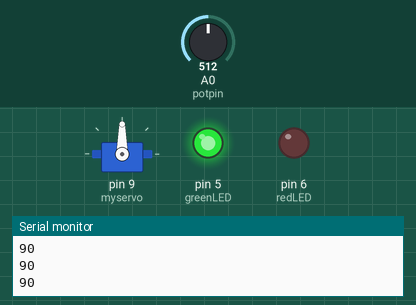
A sketch run on a simulated Arduino Uno, built with avr-gcc and run on an emulated ATmega328P. On the bench: servo, output pins drawn as LEDs (lit = HIGH), the last lines printed to the serial monitor. The test bench sets the inputs (shaded band); at power-on: A0 (potpin) = 512.

Above: at 1.2 s.
1.3 s: A0 (potpin) set to 716
At 2.5 s:
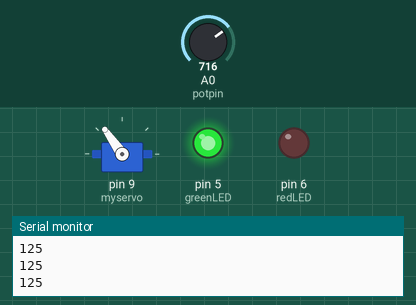
2.8 s: A0 (potpin) set to 900
At 3.5 s:
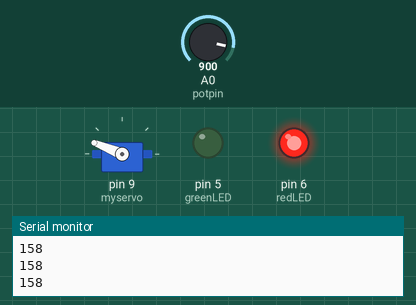
4.3 s: A0 (potpin) set to 1023
At 5.0 s:
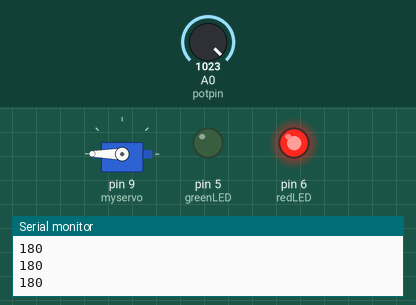
5.8 s: A0 (potpin) set to 306
At 7.0 s:
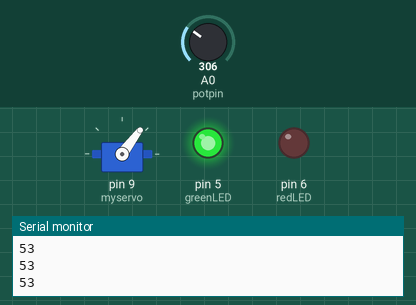
7.3 s: A0 (potpin) set to 140
At 8.5 s:
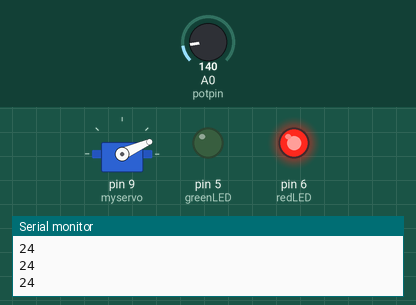
8.8 s: A0 (potpin) set to 20
At 9.3 s:
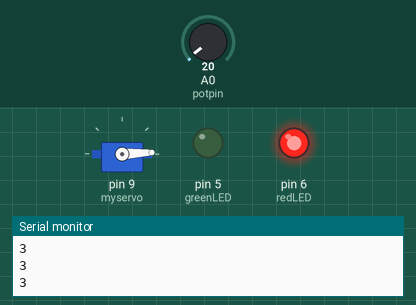
Timing chart, 0 to 11.3 s (numbered marks = the images above; inputs shaded):
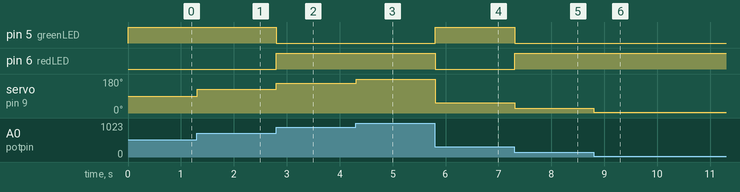

Measured:
- after the input at 1.3 s, servo on pin 9 (myservo): 90° → 125° at once
- after the input at 2.8 s, pin 5 (greenLED): HIGH → LOW at once; pin 6 (redLED): LOW → HIGH at once; servo on pin 9 (myservo): 125° → 158° at once
- after the input at 4.3 s, servo on pin 9 (myservo): 158° → 180° at once
- after the input at 5.8 s, pin 5 (greenLED): LOW → HIGH at once; pin 6 (redLED): HIGH → LOW at once; servo on pin 9 (myservo): 180° → 53° at once
- after the input at 7.3 s, pin 5 (greenLED): HIGH → LOW at once; pin 6 (redLED): LOW → HIGH at once; servo on pin 9 (myservo): 53° → 24° at once
- after the input at 8.8 s, servo on pin 9 (myservo): 24° → 3° at once

The sketch:

subjectLED.ino
```cpp
#include <Servo.h>

Servo myservo;

int potpin = A0;
int val;

int redLED = 6;     // 위험
int greenLED = 5;   // 정상

void setup() {
  myservo.attach(9);

  pinMode(redLED, OUTPUT);
  pinMode(greenLED, OUTPUT);

  Serial.begin(9600);   // 확인용
}

void loop() {

  val = analogRead(potpin);         // 0~1023 읽기
  val = map(val, 0, 1023, 0, 180);  // 0~180 변환

  myservo.write(val);

  Serial.println(val);  // 각도 확인

  //  안전 로직
  if (val >= 30 && val <= 150) {
    digitalWrite(greenLED, HIGH);   // 정상 ( 초록 )
    digitalWrite(redLED, LOW);
  }
  else {
    digitalWrite(greenLED, LOW);
    digitalWrite(redLED, HIGH);     // 위험  ( 빨간 )
  }

  delay(15);
}
```
